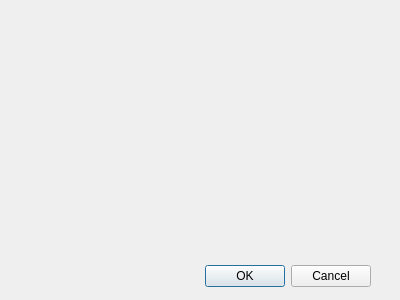
<?xml version="1.0" encoding="UTF-8"?>
<ui version="4.0">
 <class>BranchDialog</class>
 <widget class="QDialog" name="BranchDialog">
  <property name="geometry">
   <rect>
    <x>0</x>
    <y>0</y>
    <width>400</width>
    <height>300</height>
   </rect>
  </property>
  <property name="windowTitle">
   <string>Branchs Config</string>
  </property>
  <property name="windowIcon">
   <iconset resource="../xe_resource.qrc">
    <normaloff>:/xe_res/res/Xe-Release.png</normaloff>:/xe_res/res/Xe-Release.png</iconset>
  </property>
  <widget class="QDialogButtonBox" name="buttonBox">
   <property name="geometry">
    <rect>
     <x>30</x>
     <y>260</y>
     <width>341</width>
     <height>32</height>
    </rect>
   </property>
   <property name="orientation">
    <enum>Qt::Horizontal</enum>
   </property>
   <property name="standardButtons">
    <set>QDialogButtonBox::Cancel|QDialogButtonBox::Ok</set>
   </property>
  </widget>
  <widget class="QWidget" name="gridLayoutWidget">
   <property name="geometry">
    <rect>
     <x>-1</x>
     <y>-1</y>
     <width>401</width>
     <height>251</height>
    </rect>
   </property>
   <layout class="QGridLayout" name="gridLayout"/>
  </widget>
 </widget>
 <resources>
  <include location="../xe_resource.qrc"/>
 </resources>
 <connections>
  <connection>
   <sender>buttonBox</sender>
   <signal>accepted()</signal>
   <receiver>BranchDialog</receiver>
   <slot>accept()</slot>
   <hints>
    <hint type="sourcelabel">
     <x>248</x>
     <y>254</y>
    </hint>
    <hint type="destinationlabel">
     <x>157</x>
     <y>274</y>
    </hint>
   </hints>
  </connection>
  <connection>
   <sender>buttonBox</sender>
   <signal>rejected()</signal>
   <receiver>BranchDialog</receiver>
   <slot>reject()</slot>
   <hints>
    <hint type="sourcelabel">
     <x>316</x>
     <y>260</y>
    </hint>
    <hint type="destinationlabel">
     <x>286</x>
     <y>274</y>
    </hint>
   </hints>
  </connection>
 </connections>
</ui>
